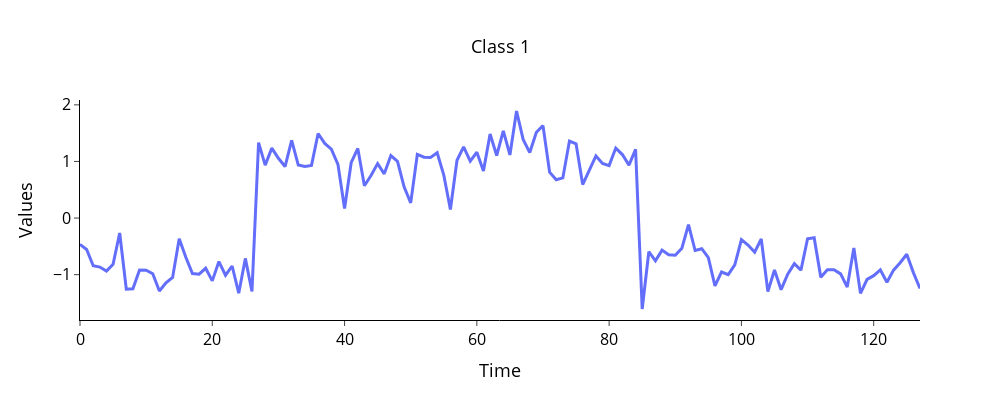
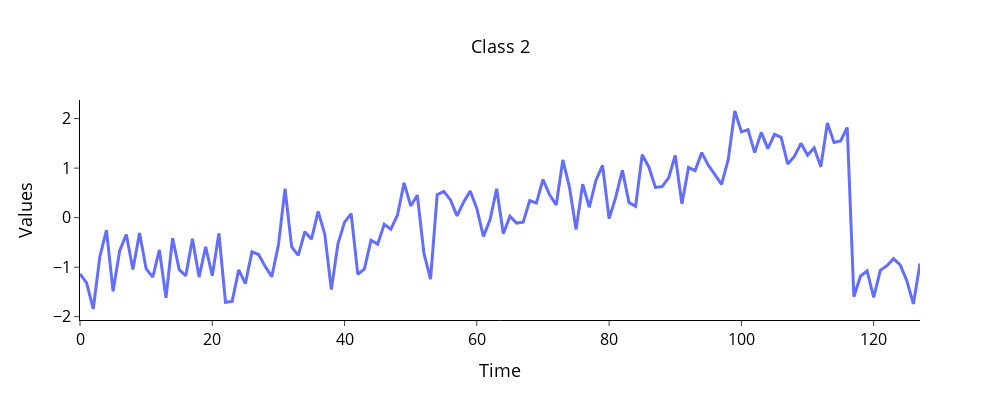
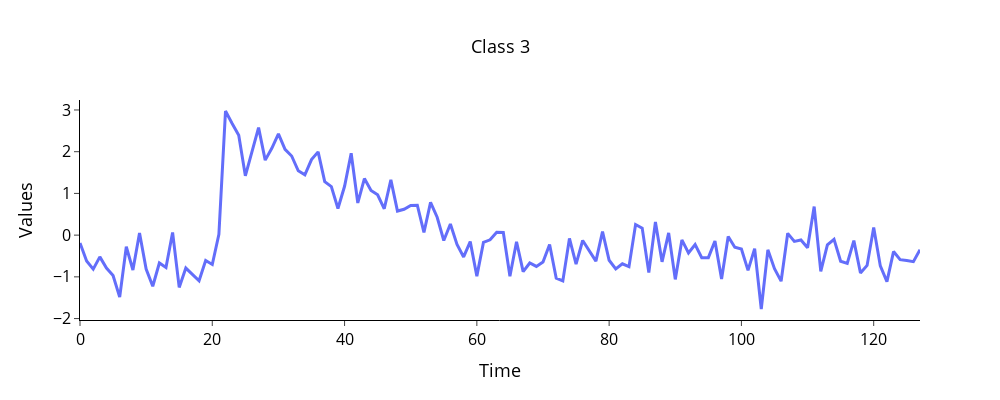

Here is the notebook cell these charts were saved with, in order:
### Markdown cell above
Выполните визуализацию по одному временному ряду из каждого класса. Для этого используйте функцию `plot_ts()` из модуля *plots.py*.

### Code cell
for i in np.unique(labels):
    plot_ts(
        ts_set[labels == i][0].reshape(1, -1),
        plot_title=f'Class {int(i)}'
    )

### Figure 1 — Plotly figure (JSON) as saved in the notebook; plotly's stock layout.template omitted (floating-point values rounded to 4 significant figures)
{"data": [{"line": {"width": 3}, "name": "Time series 0", "type": "scatter", "x": [0, 1, 2, 3, 4, 5, 6, 7, 8, 9, 10, 11, 12, 13, 14, 15, 16, 17, 18, 19, 20, 21, 22, 23, 24, 25, 26, 27, 28, 29, 30, 31, 32, 33, 34, 35, 36, 37, 38, 39, 40, 41, 42, 43, 44, 45, 46, 47, 48, 49, 50, 51, 52, 53, 54, 55, 56, 57, 58, 59, 60, 61, 62, 63, 64, 65, 66, 67, 68, 69, 70, 71, 72, 73, 74, 75, 76, 77, 78, 79, 80, 81, 82, 83, 84, 85, 86, 87, 88, 89, 90, 91, 92, 93, 94, 95, 96, 97, 98, 99, 100, 101, 102, 103, 104, 105, 106, 107, 108, 109, 110, 111, 112, 113, 114, 115, 116, 117, 118, 119, 120, 121, 122, 123, 124, 125, 126, 127], "y": [-0.4643, -0.555, -0.8428, -0.8659, -0.9364, -0.8173, -0.2636, -1.258, -1.25, -0.9183, -0.9221, -0.9845, -1.288, -1.143, -1.049, -0.3654, -0.6914, -0.9806, -0.9913, -0.8871, -1.11, -0.7687, -1.01, -0.847, -1.328, -0.7129, -1.298, 1.331, 0.9357, 1.236, 1.056, 0.9107, 1.371, 0.9371, 0.9103, 0.9311, 1.494, 1.319, 1.219, 0.9484, 0.169, 0.9774, 1.23, 0.5716, 0.7513, 0.9619, 0.7813, 1.104, 1.0, 0.5507, 0.2689, 1.126, 1.076, 1.072, 1.154, 0.7594, 0.1512, 1.02, 1.257, 1.007, 1.162, 0.83, 1.485, 1.105, 1.539, 1.116, 1.891, 1.39, 1.157, 1.515, 1.634, 0.8103, 0.6767, 0.7094, 1.361, 1.312, 0.5916, 0.8319, 1.097, 0.965, 0.9259, 1.236, 1.122, 0.9347, 1.217, -1.607, -0.5948, -0.7566, -0.5661, -0.6485, -0.6565, -0.5323, -0.115, -0.5732, -0.5412, -0.7001, -1.199, -0.9527, -0.9983, -0.825, -0.3808, -0.4766, -0.6014, -0.3694, -1.299, -0.9184, -1.265, -0.9919, -0.8056, -0.921, -0.3662, -0.3464, -1.047, -0.9147, -0.9116, -0.9868, -1.219, -0.5296, -1.331, -1.084, -1.018, -0.916, -1.134, -0.9202, -0.7894, -0.6387, -0.9637, -1.245]}], "layout": {"height": 400, "legend": {"font": {"color": "black", "size": 16}}, "plot_bgcolor": "rgba(0,0,0,0)", "title": {"font": {"color": "black", "size": 18}, "text": "Class 1", "x": 0.5, "xanchor": "center", "y": 0.9, "yanchor": "top"}, "width": 1000, "xaxis": {"linecolor": "#000", "linewidth": 1, "showgrid": false, "tickfont": {"color": "black", "size": 16}, "ticks": "outside", "tickwidth": 1, "title": {"font": {"color": "black", "size": 18}, "text": "Time"}}, "yaxis": {"linecolor": "#000", "linewidth": 1, "showgrid": false, "tickfont": {"color": "black", "size": 16}, "ticks": "outside", "tickwidth": 1, "title": {"font": {"color": "black", "size": 18}, "text": "Values"}, "zeroline": false}}}

### Figure 2 — Plotly figure (JSON) as saved in the notebook; plotly's stock layout.template omitted (floating-point values rounded to 4 significant figures)
{"data": [{"line": {"width": 3}, "name": "Time series 0", "type": "scatter", "x": [0, 1, 2, 3, 4, 5, 6, 7, 8, 9, 10, 11, 12, 13, 14, 15, 16, 17, 18, 19, 20, 21, 22, 23, 24, 25, 26, 27, 28, 29, 30, 31, 32, 33, 34, 35, 36, 37, 38, 39, 40, 41, 42, 43, 44, 45, 46, 47, 48, 49, 50, 51, 52, 53, 54, 55, 56, 57, 58, 59, 60, 61, 62, 63, 64, 65, 66, 67, 68, 69, 70, 71, 72, 73, 74, 75, 76, 77, 78, 79, 80, 81, 82, 83, 84, 85, 86, 87, 88, 89, 90, 91, 92, 93, 94, 95, 96, 97, 98, 99, 100, 101, 102, 103, 104, 105, 106, 107, 108, 109, 110, 111, 112, 113, 114, 115, 116, 117, 118, 119, 120, 121, 122, 123, 124, 125, 126, 127], "y": [-1.136, -1.319, -1.845, -0.7887, -0.2517, -1.488, -0.6688, -0.3404, -1.046, -0.3122, -1.031, -1.201, -0.6505, -1.62, -0.4128, -1.051, -1.175, -0.4278, -1.2, -0.5873, -1.173, -0.3188, -1.71, -1.692, -1.055, -1.332, -0.6898, -0.745, -0.9839, -1.191, -0.549, 0.5849, -0.5923, -0.7628, -0.283, -0.4354, 0.1262, -0.329, -1.454, -0.5281, -0.09095, 0.07906, -1.144, -1.034, -0.4559, -0.5355, -0.1335, -0.2343, 0.0517, 0.702, 0.2365, 0.4519, -0.7224, -1.243, 0.4619, 0.5319, 0.3612, 0.03541, 0.3154, 0.5394, 0.1816, -0.3812, -0.03868, 0.5843, -0.324, 0.02854, -0.1102, -0.09085, 0.3444, 0.2937, 0.7699, 0.4619, 0.2567, 1.165, 0.6177, -0.2402, 0.6736, 0.2098, 0.7511, 1.056, -0.01986, 0.414, 0.9553, 0.3031, 0.2268, 1.27, 1.024, 0.6107, 0.6277, 0.8048, 1.258, 0.2782, 1.012, 0.9482, 1.313, 1.057, 0.868, 0.6729, 1.17, 2.153, 1.73, 1.776, 1.313, 1.722, 1.394, 1.683, 1.62, 1.084, 1.237, 1.501, 1.262, 1.408, 1.026, 1.911, 1.52, 1.549, 1.82, -1.597, -1.183, -1.074, -1.611, -1.064, -0.9707, -0.8273, -0.9535, -1.27, -1.743, -0.9259]}], "layout": {"height": 400, "legend": {"font": {"color": "black", "size": 16}}, "plot_bgcolor": "rgba(0,0,0,0)", "title": {"font": {"color": "black", "size": 18}, "text": "Class 2", "x": 0.5, "xanchor": "center", "y": 0.9, "yanchor": "top"}, "width": 1000, "xaxis": {"linecolor": "#000", "linewidth": 1, "showgrid": false, "tickfont": {"color": "black", "size": 16}, "ticks": "outside", "tickwidth": 1, "title": {"font": {"color": "black", "size": 18}, "text": "Time"}}, "yaxis": {"linecolor": "#000", "linewidth": 1, "showgrid": false, "tickfont": {"color": "black", "size": 16}, "ticks": "outside", "tickwidth": 1, "title": {"font": {"color": "black", "size": 18}, "text": "Values"}, "zeroline": false}}}

### Figure 3 — Plotly figure (JSON) as saved in the notebook; plotly's stock layout.template omitted (floating-point values rounded to 4 significant figures)
{"data": [{"line": {"width": 3}, "name": "Time series 0", "type": "scatter", "x": [0, 1, 2, 3, 4, 5, 6, 7, 8, 9, 10, 11, 12, 13, 14, 15, 16, 17, 18, 19, 20, 21, 22, 23, 24, 25, 26, 27, 28, 29, 30, 31, 32, 33, 34, 35, 36, 37, 38, 39, 40, 41, 42, 43, 44, 45, 46, 47, 48, 49, 50, 51, 52, 53, 54, 55, 56, 57, 58, 59, 60, 61, 62, 63, 64, 65, 66, 67, 68, 69, 70, 71, 72, 73, 74, 75, 76, 77, 78, 79, 80, 81, 82, 83, 84, 85, 86, 87, 88, 89, 90, 91, 92, 93, 94, 95, 96, 97, 98, 99, 100, 101, 102, 103, 104, 105, 106, 107, 108, 109, 110, 111, 112, 113, 114, 115, 116, 117, 118, 119, 120, 121, 122, 123, 124, 125, 126, 127], "y": [-0.1872, -0.6208, -0.8157, -0.5214, -0.7904, -0.9675, -1.487, -0.2779, -0.8351, 0.05059, -0.8112, -1.226, -0.6684, -0.7767, 0.06406, -1.254, -0.789, -0.9342, -1.094, -0.6079, -0.7027, 0.01832, 2.976, 2.677, 2.396, 1.422, 1.977, 2.578, 1.798, 2.081, 2.428, 2.056, 1.897, 1.543, 1.445, 1.812, 1.996, 1.282, 1.162, 0.6375, 1.171, 1.963, 0.7711, 1.356, 1.069, 0.9662, 0.6315, 1.324, 0.5775, 0.6192, 0.7097, 0.7169, 0.06424, 0.7861, 0.4294, -0.1293, 0.2669, -0.2229, -0.5226, -0.1558, -0.9834, -0.1733, -0.113, 0.06861, 0.06206, -0.9874, -0.1578, -0.8753, -0.6677, -0.7501, -0.6438, -0.2263, -1.033, -1.097, -0.07963, -0.6968, -0.1288, -0.3826, -0.6235, 0.08214, -0.6017, -0.808, -0.6865, -0.7563, 0.254, 0.1685, -0.8988, 0.315, -0.6404, 0.05491, -1.061, -0.1145, -0.4284, -0.2269, -0.5411, -0.5397, -0.1408, -1.053, -0.03128, -0.2919, -0.3312, -0.8453, -0.323, -1.771, -0.3525, -0.8055, -1.104, 0.04325, -0.1496, -0.1165, -0.3016, 0.6845, -0.8697, -0.2326, -0.09915, -0.6266, -0.6759, -0.1311, -0.9086, -0.7263, 0.1838, -0.7374, -1.114, -0.394, -0.5879, -0.6082, -0.6365, -0.349]}], "layout": {"height": 400, "legend": {"font": {"color": "black", "size": 16}}, "plot_bgcolor": "rgba(0,0,0,0)", "title": {"font": {"color": "black", "size": 18}, "text": "Class 3", "x": 0.5, "xanchor": "center", "y": 0.9, "yanchor": "top"}, "width": 1000, "xaxis": {"linecolor": "#000", "linewidth": 1, "showgrid": false, "tickfont": {"color": "black", "size": 16}, "ticks": "outside", "tickwidth": 1, "title": {"font": {"color": "black", "size": 18}, "text": "Time"}}, "yaxis": {"linecolor": "#000", "linewidth": 1, "showgrid": false, "tickfont": {"color": "black", "size": 16}, "ticks": "outside", "tickwidth": 1, "title": {"font": {"color": "black", "size": 18}, "text": "Values"}, "zeroline": false}}}
